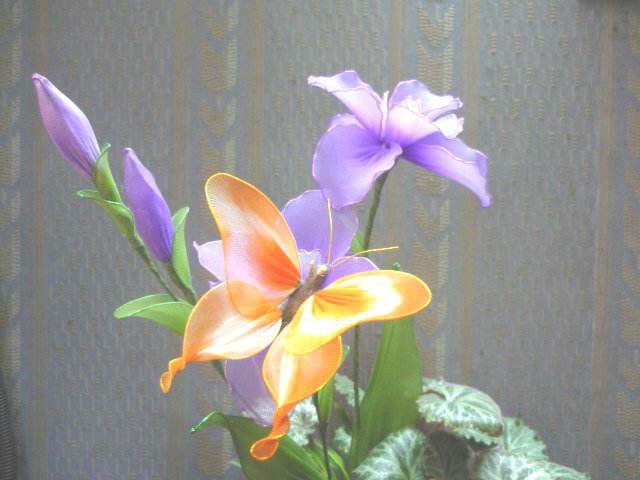
#> input picture datas/f4.jpg, 640 x 480 px, found by its file name
$ python region-growing4.py
#> lines starting #> are read from the running program, lines starting #| are printed output that depends on the picture; after the words box and inside, x2 and y2 are one past the last pixel; in counts of white or black regions, pixels touching at a corner belong together
#coding:utf-8
import numpy as np
import cv2

class Point(object):
    def __init__(self,x,y):
        self.x = x
        self.y = y

    def getX(self):
        return self.x
    def getY(self):
        return self.y

def getGrayDiff(img,currentPoint,tmpPoint):
    return abs(int(img[currentPoint.x,currentPoint.y]) - int(img[tmpPoint.x,tmpPoint.y]))

def selectConnects(p):
    if p != 0:
        connects = [Point(-1, -1), Point(0, -1), Point(1, -1), Point(1, 0), Point(1, 1), \
                    Point(0, 1), Point(-1, 1), Point(-1, 0)]
    else:
        connects = [ Point(0, -1),  Point(1, 0),Point(0, 1), Point(-1, 0)]
    return connects

def regionGrow(img,seeds,thresh,p = 1):
    height, weight = img.shape
    seedMark = np.zeros(img.shape)
    seedList = []
    for seed in seeds:
        seedList.append(seed)
    label = 1
    connects = selectConnects(p)
    while(len(seedList)>0):
        currentPoint = seedList.pop(0)

        seedMark[currentPoint.x,currentPoint.y] = label
        for i in range(8):
            tmpX = currentPoint.x + connects[i].x
            tmpY = currentPoint.y + connects[i].y
            if tmpX < 0 or tmpY < 0 or tmpX >= height or tmpY >= weight:
                continue
            grayDiff = getGrayDiff(img,currentPoint,Point(tmpX,tmpY))
            if grayDiff < thresh and seedMark[tmpX,tmpY] == 0:
                seedMark[tmpX,tmpY] = label
                seedList.append(Point(tmpX,tmpY))
    return seedMark


img = cv2.imread('datas/f4.jpg',0)
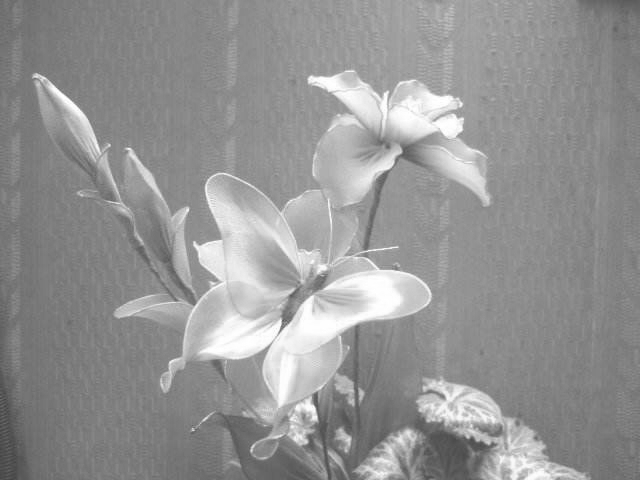
#> img: shape (480, 640); min 66, max 255, mean 147.9
seeds = [Point(10,10),Point(82,150),Point(20,300)]
binaryImg = regionGrow(img,seeds,10)
#> the loop in regionGrow, `while(len(seedList)>0):` made 304467 passes
#> after the loop in regionGrow, `while(len(seedList)>0):`:
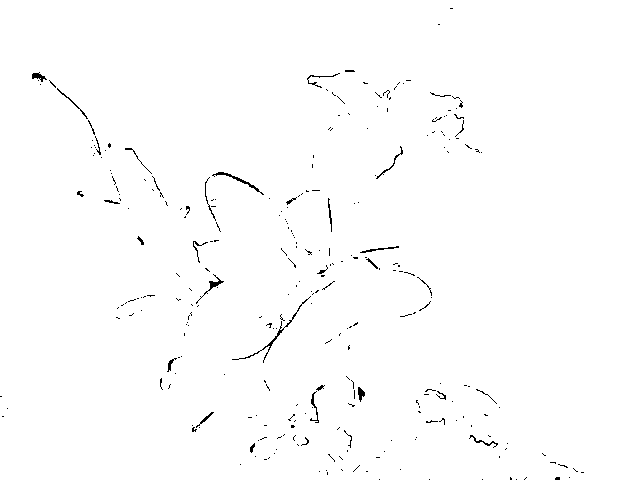
#> seedMark: shape (480, 640) float64; values 0 (black) and 1 (white), 99.1% white; black in thin lines or dots, all inside (x1, y1, x2, y2) = (0, 8, 584, 480)
#> after the loop in regionGrow, `while(len(seedList)>0):`: seedList = []
cv2.imshow(' ',binaryImg)
cv2.waitKey(0)

$ run again, with datas/f1.jpg copied over datas/f4.jpg
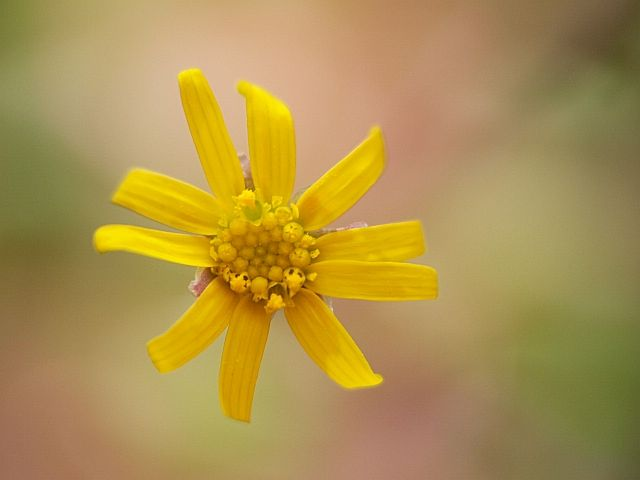
#> input picture datas/f1.jpg, 640 x 480 px, found by its file name
#> `img = cv2.imread('datas/f4.jpg',0)`:
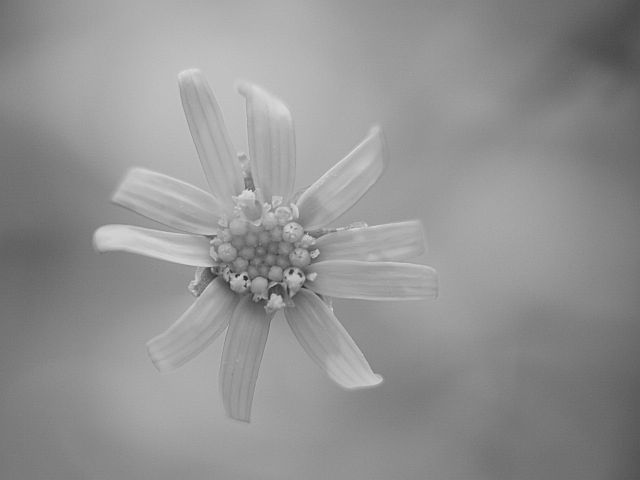
#> img: shape (480, 640); min 34, max 226, mean 146.3
#> the loop in regionGrow, `while(len(seedList)>0):` made 306342 passes
#> after the loop in regionGrow, `while(len(seedList)>0):`:
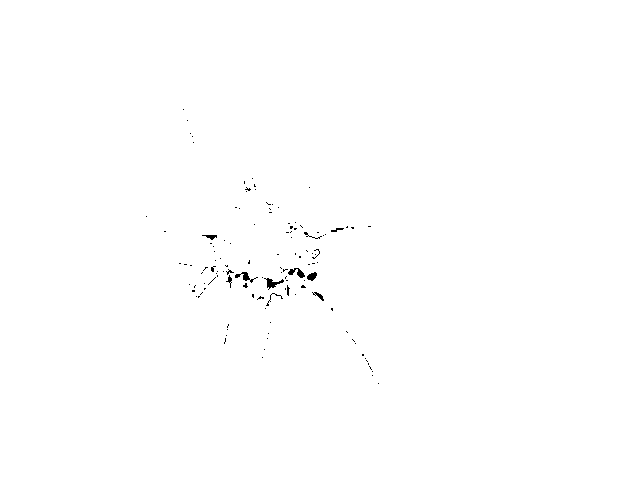
#> seedMark: shape (480, 640) float64; values 0 (black) and 1 (white), 99.7% white; black in thin lines or dots, all inside (x1, y1, x2, y2) = (146, 109, 379, 384)
#> after the loop in regionGrow, `while(len(seedList)>0):`: seedList = []

$ run again, with datas/f3.jpg copied over datas/f4.jpg
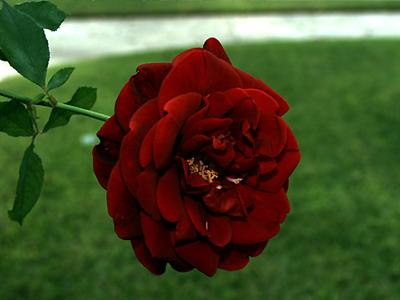
#> input picture datas/f3.jpg, 400 x 300 px, found by its file name
#> `img = cv2.imread('datas/f4.jpg',0)`:
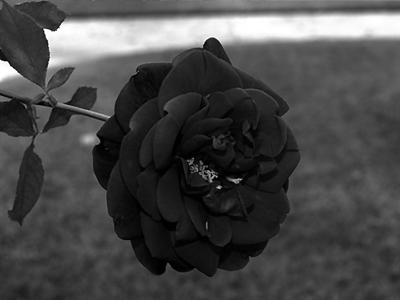
#> img: shape (300, 400); min 0, max 255, mean 72.4
#> the loop in regionGrow, `while(len(seedList)>0):` made 115711 passes
#> after the loop in regionGrow, `while(len(seedList)>0):`:
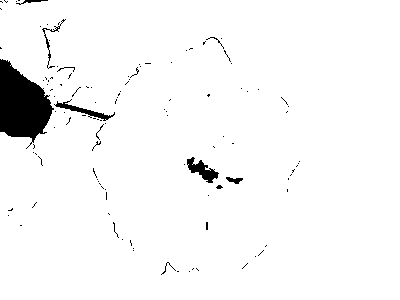
#> seedMark: shape (300, 400) float64; values 0 (black) and 1 (white), 96.4% white; 116 black regions (106 under 20 px), largest, box (x1, y1, x2, y2) and area: (0, 59, 54, 149) 2939, (187, 157, 219, 183) 358, (54, 99, 115, 121) 287
#> after the loop in regionGrow, `while(len(seedList)>0):`: seedList = []
